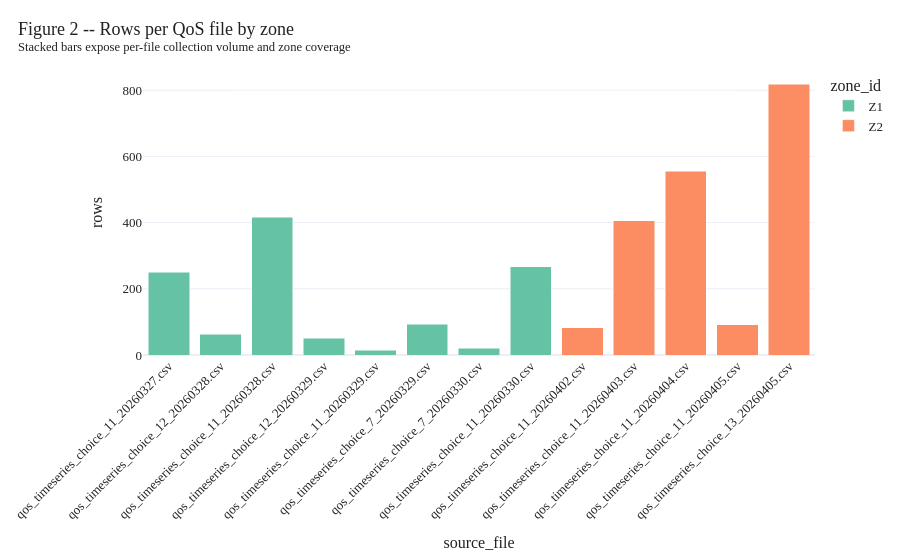

The cell this chart's notebook holds for it:
### Markdown cell above
<a id="section-04"></a>
## 04 -- Exploratory data analysis

Ten figures, each followed by an active-voice interpretation. The EDA frames
the dataset in its actual operational context (a single home testbed with
two zones, dual-homed Wi-Fi + 4G/5G router, browsing-dominated traffic mix
with synthetic congestion / packet-loss scenarios mixed in).

### Code cell
rows_per_file = (
    df.groupby(["source_file", "zone_id"], sort=False).size().reset_index(name="rows")
)
fig = px.bar(
    rows_per_file,
    x="source_file",
    y="rows",
    color="zone_id",
    barmode="stack",
    color_discrete_sequence=px.colors.qualitative.Set2,
)
fig.update_xaxes(tickangle=-45)
style(fig, "Figure 2 -- Rows per QoS file by zone",
      "Stacked bars expose per-file collection volume and zone coverage")
save_fig(fig, "fig02_rows_per_file")
fig.show()

### Figure 1 — Plotly figure (JSON) as saved in the notebook; plotly's stock layout.template omitted (floating-point values rounded to 4 significant figures)
{"data": [{"hovertemplate": "zone_id=Z1<br>source_file=%{x}<br>rows=%{y}<extra></extra>", "legendgroup": "Z1", "marker": {"color": "rgb(102,194,165)", "pattern": {"shape": ""}}, "name": "Z1", "orientation": "v", "showlegend": true, "textposition": "auto", "type": "bar", "x": ["qos_timeseries_choice_11_20260327.csv", "qos_timeseries_choice_12_20260328.csv", "qos_timeseries_choice_11_20260328.csv", "qos_timeseries_choice_12_20260329.csv", "qos_timeseries_choice_11_20260329.csv", "qos_timeseries_choice_7_20260329.csv", "qos_timeseries_choice_7_20260330.csv", "qos_timeseries_choice_11_20260330.csv"], "xaxis": "x", "y": [250, 63, 416, 51, 15, 93, 20, 267], "yaxis": "y"}, {"hovertemplate": "zone_id=Z2<br>source_file=%{x}<br>rows=%{y}<extra></extra>", "legendgroup": "Z2", "marker": {"color": "rgb(252,141,98)", "pattern": {"shape": ""}}, "name": "Z2", "orientation": "v", "showlegend": true, "textposition": "auto", "type": "bar", "x": ["qos_timeseries_choice_11_20260402.csv", "qos_timeseries_choice_11_20260403.csv", "qos_timeseries_choice_11_20260404.csv", "qos_timeseries_choice_11_20260405.csv", "qos_timeseries_choice_13_20260405.csv"], "xaxis": "x", "y": [82, 406, 555, 91, 818], "yaxis": "y"}], "layout": {"barmode": "stack", "font": {"color": "#222", "family": "Georgia, serif", "size": 13}, "legend": {"title": {"text": "zone_id"}, "tracegroupgap": 0}, "margin": {"b": 60, "l": 60, "r": 30, "t": 70}, "title": {"text": "Figure 2 -- Rows per QoS file by zone<br><sup>Stacked bars expose per-file collection volume and zone coverage</sup>", "x": 0.02, "xanchor": "left"}, "xaxis": {"anchor": "y", "domain": [0, 1], "tickangle": -45, "title": {"text": "source_file"}}, "yaxis": {"anchor": "x", "domain": [0, 1], "title": {"text": "rows"}}}}
